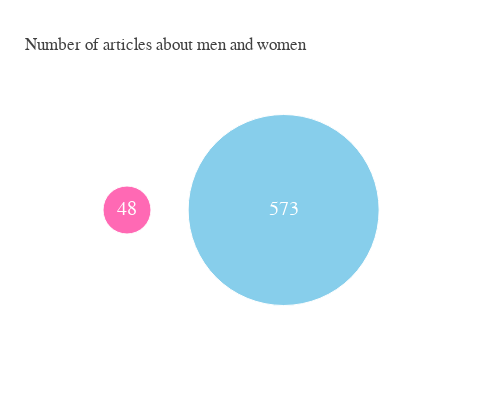

Notebook cell for this chart:
### Markdown cell above
#### **Plot 1**

### Code cell
nr_of_men = sum(men_people)
nr_of_women = sum(women_people)

nr_men_women = pd.DataFrame({'gender': ['women', 'men'],'number_of': [nr_of_women, nr_of_men], 
                             'y_value_to_align': [1,1], 'x_value_to_align': [0,1]})

total_people = nr_men_women['number_of'].sum()
nr_men_women['percentage'] = nr_men_women['number_of']/total_people*100
nr_men_women['percentage'] = nr_men_women['percentage'].round(2)
fig = go.Figure(data=[go.Scatter(
    x=nr_men_women['x_value_to_align'], y=nr_men_women['y_value_to_align'],
    text=nr_men_women['number_of'],
    mode='markers+text',
    marker=dict(
        color=['hotpink', 'skyblue'],
        opacity=[1, 1],
        size=[nr_of_women, nr_of_men/3]),
    hovertemplate=
        nr_men_women['percentage'].astype(str)+"%" +" of all articles about People are about "+nr_men_women['gender']+"")])

fig.update_layout(
    font_family="Helvetica",
    font_color="white",
    font_size=20,
    template = 'simple_white',
    width=500, height=400
)

fig.update_layout(title='Number of articles about men and women', title_font = dict(family='Times New Roman, serif', color = '#404040', size = 17))

fig.update_xaxes(visible=False)   
fig.update_yaxes(visible=False)
fig.show()

fig.to_html(full_html = False, include_plotlyjs='cdn')
fig.write_html("datastory_plot/plot1.html", full_html=False, include_plotlyjs='cdn')

### Figure 1 — Plotly figure (JSON) as saved in the notebook; plotly's stock layout.template omitted (floating-point values rounded to 4 significant figures)
{"data": [{"hovertemplate": ["7.73% of all articles about People are about women", "92.27% of all articles about People are about men"], "marker": {"color": ["hotpink", "skyblue"], "opacity": [1, 1], "size": [48, 191]}, "mode": "markers+text", "text": [48, 573], "type": "scatter", "x": [0, 1], "y": [1, 1]}], "layout": {"font": {"color": "white", "family": "Helvetica", "size": 20}, "height": 400, "title": {"font": {"color": "#404040", "family": "Times New Roman, serif", "size": 17}, "text": "Number of articles about men and women"}, "width": 500, "xaxis": {"autorange": true, "range": [-0.3001, 1.871], "type": "linear", "visible": false}, "yaxis": {"autorange": true, "range": [0, 2], "type": "linear", "visible": false}}}
